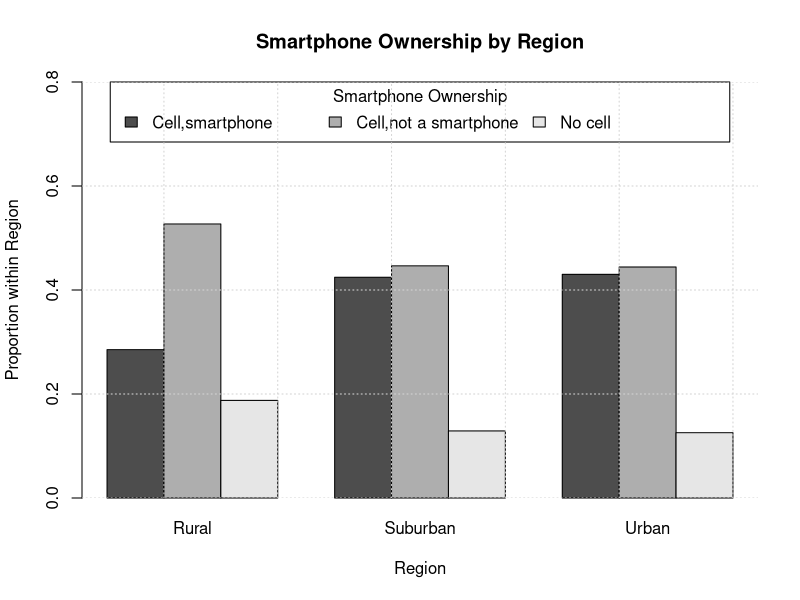
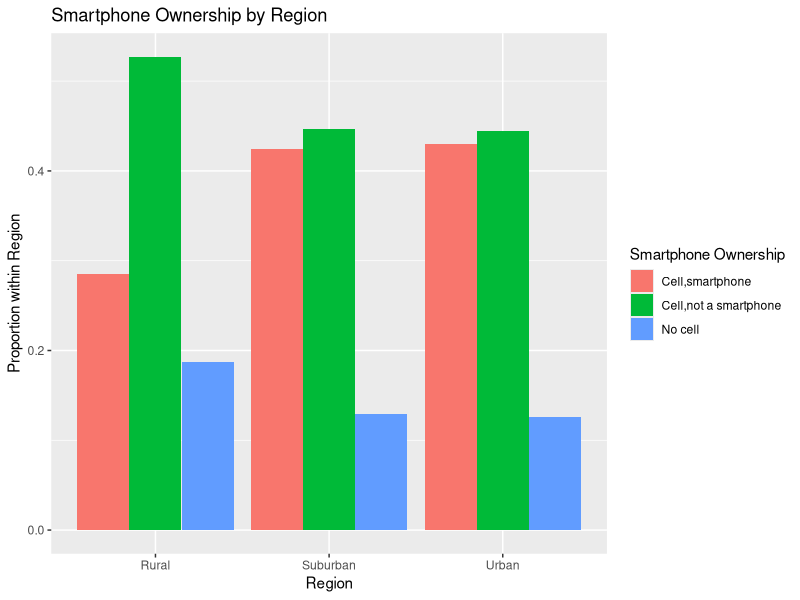

Generate these figures, in order, with R:
## ---- chunk 1
# Smaller images for pdf
# knitr::opts_chunk$set(out.width="50%")
options(width=80)
## ---- chunk 2
library(tidyverse) # For pipe operator 
## ---- chunk 3
# Remember to set the correct path to the data file
#setwd(".../.../")

# Load the data
Mobilephone <- read.csv("data/Mobilephone.csv")
head(Mobilephone)
## ---- chunk 4

# Create a subset of the data with only the usr and SmartPhone variables

#option 1
Mobilephone_filter1 <- Mobilephone[,c('usr','SmartPhone')]
#option 2
Mobilephone_filter2 <- Mobilephone %>%
                            select(c('usr','SmartPhone'))
#option 3
Mobilephone_filter3 <- select(Mobilephone, usr,SmartPhone)

## ---- chunk 5
# Checking the number of missing values
Mobilephone_filter1$usr%>% is.na() %>%sum()
## ---- chunk 6

# Check if the usr column has any values that are not R, S or U
unique(Mobilephone_filter1$usr)

## ---- chunk 7
sum(Mobilephone_filter1$usr == ' ')/length(Mobilephone_filter1$usr)
## ---- chunk 8

# Create a subset of the data that only includes the rows where the usr column is not blank

#option 1
Mobilephone_clean1 <- Mobilephone_filter1 %>% filter(usr != ' ')
#option 2
Mobilephone_clean2 <- Mobilephone_filter1 %>% filter(usr %in% c('S','R','U'))
#option 3
Mobilephone_clean3 <- Mobilephone_filter1[Mobilephone_filter1$usr != ' ',]
## ---- chunk 9

# Convert the usr and SmartPhone variables to factors
Mobilephone_clean1$usr <- Mobilephone_clean1$usr %>% 
                          factor(levels=c("R","S","U"),
                                 labels=c("Rural","Suburban","Urban"))

class(Mobilephone_clean1$usr)
levels(Mobilephone_clean1$usr)

Mobilephone_clean1$SmartPhone <- Mobilephone_clean1$SmartPhone %>% 
                                factor(levels=c(1,2,3),
                                        labels=c("Cell,smartphone","Cell,not a smartphone", 
                                                 "No cell"))

class(Mobilephone_clean1$SmartPhone)
levels(Mobilephone_clean1$SmartPhone)
## ---- chunk 10
# Create a table of the counts of the usr and SmartPhone variables

#option 1
table(Mobilephone_clean1$usr, Mobilephone_clean1$SmartPhone) %>% addmargins()

#option 2
xtabs(~usr + SmartPhone, data = Mobilephone_clean1) %>% addmargins()
## ---- chunk 11

# Convert the counts to percentages

table(Mobilephone_clean1$usr, Mobilephone_clean1$SmartPhone) %>% prop.table()%>% addmargins()

## ---- chunk 12
#Pr(Rural) =
sum(Mobilephone_clean1$usr=="Rural")/length(Mobilephone_clean1$usr)
    
    
## ---- chunk 13
#Pr(Smartphone) =
sum(Mobilephone_clean1$SmartPhone=="Cell,smartphone")/length(Mobilephone_clean1$SmartPhone)
## ---- chunk 14

#Pr(Smartphone and Urban) =

sum(Mobilephone_clean1$usr=="Urban" & Mobilephone_clean1$SmartPhone=="Cell,smartphone")/length(Mobilephone_clean1$usr)

## ---- chunk 15

#Pr(Mobilephone) = #Pr(Smartphone OR Cell)

#approach 1
    sum(Mobilephone_clean1$SmartPhone =="Cell,smartphone" |
          Mobilephone_clean1$SmartPhone =="Cell,not a smartphone")/length(Mobilephone_clean1$SmartPhone)
    
    sum(Mobilephone_clean1$SmartPhone != "No cell")/length(Mobilephone_clean1$SmartPhone)
    
#approach 2
# 1- Pr(No cell)
  1-(sum(Mobilephone_clean1$SmartPhone == "No cell")/length(Mobilephone_clean1$SmartPhone))
    
## ---- chunk 16
table(Mobilephone_clean1$usr, Mobilephone_clean1$SmartPhone) %>% prop.table(margin=1)%>% addmargins()
## ---- chunk 17
table(Mobilephone_clean1$usr, Mobilephone_clean1$SmartPhone) %>% prop.table(margin=2)%>% addmargins()
  
## ---- chunk 18

#Pr(Smartphone|Rural) =
sum(Mobilephone_clean1$usr=="Rural" & Mobilephone_clean1$SmartPhone=="Cell,smartphone")/sum(Mobilephone_clean1$usr=="Rural")

## ---- chunk 19

#Pr(Smartphone|Suburban) =

sum(Mobilephone_clean1$usr=="Suburban" & Mobilephone_clean1$SmartPhone=="Cell,smartphone")/sum(Mobilephone_clean1$usr=="Suburban")

## ---- chunk 20

#Pr(Urban|Smartphone) =

sum(Mobilephone_clean1$usr=="Urban" & Mobilephone_clean1$SmartPhone=="Cell,smartphone")/sum(Mobilephone_clean1$SmartPhone=="Cell,smartphone")

## ---- chunk 21

table_1 <- table(Mobilephone_clean1$SmartPhone,Mobilephone_clean1$usr) %>% 
  prop.table(margin = 2)
table_1 %>% barplot(main = "Smartphone Ownership by Region", 
                    ylab="Proportion within Region",
                    ylim=c(0,.8), 
                    legend=rownames(table_1), beside=TRUE,
                    args.legend=c(x = "top", horiz=TRUE, 
                                  title="Smartphone Ownership"),
                    xlab="Region")
grid()
## ---- chunk 22
df <- as.data.frame(table_1)
colnames(df) <- c('SmartPhone','usr','Prop')

# plot grid and mapping
ggplot(df, aes(fill=SmartPhone, y=Prop, x=usr))+ 
  geom_bar(position="dodge", stat="identity") + 
  labs(title = 'Smartphone Ownership by Region',
       y = 'Proportion within Region',
       x = 'Region', fill='Smartphone Ownership')
